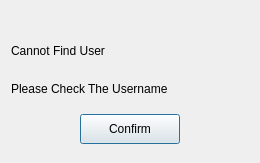
<?xml version="1.0" encoding="UTF-8"?>
<ui version="4.0">
 <class>FindFailedDialog</class>
 <widget class="QDialog" name="FindFailedDialog">
  <property name="geometry">
   <rect>
    <x>0</x>
    <y>0</y>
    <width>260</width>
    <height>163</height>
   </rect>
  </property>
  <property name="windowTitle">
   <string>Dialog</string>
  </property>
  <layout class="QVBoxLayout" name="verticalLayout">
   <item>
    <spacer name="verticalSpacer">
     <property name="orientation">
      <enum>Qt::Orientation::Vertical</enum>
     </property>
     <property name="sizeType">
      <enum>QSizePolicy::Policy::Fixed</enum>
     </property>
     <property name="sizeHint" stdset="0">
      <size>
       <width>20</width>
       <height>20</height>
      </size>
     </property>
    </spacer>
   </item>
   <item>
    <widget class="QLabel" name="fail_tip">
     <property name="maximumSize">
      <size>
       <width>16777215</width>
       <height>25</height>
      </size>
     </property>
     <property name="text">
      <string>Cannot Find User</string>
     </property>
    </widget>
   </item>
   <item>
    <widget class="QLabel" name="fail_tip_2">
     <property name="maximumSize">
      <size>
       <width>16777215</width>
       <height>25</height>
      </size>
     </property>
     <property name="text">
      <string>Please Check The Username</string>
     </property>
    </widget>
   </item>
   <item>
    <layout class="QHBoxLayout" name="horizontalLayout">
     <item>
      <widget class="ClickedButton" name="fail_sure_button">
       <property name="maximumSize">
        <size>
         <width>100</width>
         <height>30</height>
        </size>
       </property>
       <property name="text">
        <string>Confirm</string>
       </property>
      </widget>
     </item>
    </layout>
   </item>
  </layout>
 </widget>
 <customwidgets>
  <customwidget>
   <class>ClickedButton</class>
   <extends>QPushButton</extends>
   <header>clickedbutton.h</header>
  </customwidget>
 </customwidgets>
 <resources/>
 <connections/>
</ui>
